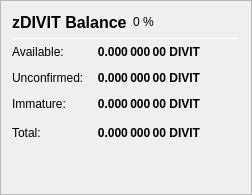
                   <widget class="QFrame" name="frame_ZerocoinBalances">
                    <property name="frameShape">
                     <enum>QFrame::StyledPanel</enum>
                    </property>
                    <property name="frameShadow">
                     <enum>QFrame::Raised</enum>
                    </property>
                    <layout class="QVBoxLayout" name="verticalLayout_7">
                     <item>
                      <layout class="QHBoxLayout" name="horizontalLayout_8" stretch="0">
                       <item>
                        <widget class="QLabel" name="label_5z_3">
                         <property name="minimumSize">
                          <size>
                           <width>0</width>
                           <height>20</height>
                          </size>
                         </property>
                         <property name="font">
                          <font>
                           <pointsize>12</pointsize>
                           <weight>75</weight>
                           <bold>true</bold>
                          </font>
                         </property>
                         <property name="text">
                          <string>zDIVIT Balance</string>
                         </property>
                        </widget>
                       </item>
                       <item>
                        <widget class="QLabel" name="labelzDIVITPercent">
                         <property name="text">
                          <string notr="true">0 %</string>
                         </property>
                        </widget>
                       </item>
                       <item>
                        <spacer name="horizontalSpacer_11">
                         <property name="orientation">
                          <enum>Qt::Horizontal</enum>
                         </property>
                         <property name="sizeHint" stdset="0">
                          <size>
                           <width>40</width>
                           <height>20</height>
                          </size>
                         </property>
                        </spacer>
                       </item>
                      </layout>
                     </item>
                     <item>
                      <widget class="Line" name="line_ZerocoinBalance">
                       <property name="minimumSize">
                        <size>
                         <width>0</width>
                         <height>1</height>
                        </size>
                       </property>
                       <property name="maximumSize">
                        <size>
                         <width>16777215</width>
                         <height>1</height>
                        </size>
                       </property>
                       <property name="orientation">
                        <enum>Qt::Horizontal</enum>
                       </property>
                      </widget>
                     </item>
                     <item>
                      <layout class="QGridLayout" name="gridLayout_5">
                       <property name="spacing">
                        <number>12</number>
                       </property>
                       <item row="1" column="0">
                        <widget class="QLabel" name="labelzBalanceMatureText">
                         <property name="toolTip">
                          <string>Mature: more than 20 confirmation and more than 3 mints of the same denomination after it was minted.
These zDIVIT are spendable.</string>
                         </property>
                         <property name="text">
                          <string>Available:</string>
                         </property>
                        </widget>
                       </item>
                       <item row="1" column="1">
                        <widget class="QLabel" name="labelzBalanceMature">
                         <property name="font">
                          <font>
                           <weight>75</weight>
                           <bold>true</bold>
                          </font>
                         </property>
                         <property name="toolTip">
                          <string>Mature: more than 20 confirmation and more than 3 mints of the same denomination after it was minted.
These zDIVIT are spendable.</string>
                         </property>
                         <property name="text">
                          <string notr="true">0.000 000 00 DIVIT</string>
                         </property>
                         <property name="alignment">
                          <set>Qt::AlignRight|Qt::AlignTrailing|Qt::AlignVCenter</set>
                         </property>
                        </widget>
                       </item>
                       <item row="2" column="0">
                        <widget class="QLabel" name="labelzBalanceUnconfirmedText">
                         <property name="toolTip">
                          <string>Unconfirmed: less than 20 confirmations
Immature: confirmed, but less than 3 mints of the same denomination after it was minted</string>
                         </property>
                         <property name="text">
                          <string>Unconfirmed:</string>
                         </property>
                        </widget>
                       </item>
                       <item row="2" column="1">
                        <widget class="QLabel" name="labelzBalanceUnconfirmed">
                         <property name="font">
                          <font>
                           <weight>75</weight>
                           <bold>true</bold>
                          </font>
                         </property>
                         <property name="toolTip">
                          <string>Unconfirmed: less than 20 confirmations
Immature: confirmed, but less than 3 mints of the same denomination after it was minted</string>
                         </property>
                         <property name="text">
                          <string notr="true">0.000 000 00 DIVIT</string>
                         </property>
                         <property name="alignment">
                          <set>Qt::AlignRight|Qt::AlignTrailing|Qt::AlignVCenter</set>
                         </property>
                        </widget>
                       </item>
                       <item row="3" column="0">
                        <widget class="QLabel" name="labelzBalanceImmatureText">
                         <property name="toolTip">
                          <string>Unconfirmed: less than 20 confirmations
Immature: confirmed, but less than 3 mints of the same denomination after it was minted</string>
                         </property>
                         <property name="text">
                          <string>Immature:</string>
                         </property>
                        </widget>
                       </item>
                       <item row="3" column="1">
                        <widget class="QLabel" name="labelzBalanceImmature">
                         <property name="font">
                          <font>
                           <weight>75</weight>
                           <bold>true</bold>
                          </font>
                         </property>
                         <property name="toolTip">
                          <string>Unconfirmed: less than 20 confirmations
Immature: confirmed, but less than 3 mints of the same denomination after it was minted</string>
                         </property>
                         <property name="text">
                          <string notr="true">0.000 000 00 DIVIT</string>
                         </property>
                         <property name="alignment">
                          <set>Qt::AlignRight|Qt::AlignTrailing|Qt::AlignVCenter</set>
                         </property>
                        </widget>
                       </item>
                       <item row="4" column="0">
                        <widget class="QLabel" name="labelzBalanceText">
                         <property name="toolTip">
                          <string>Your current zDIVIT balance, unconfirmed and immature zDIVIT included.</string>
                         </property>
                         <property name="text">
                          <string>Total:</string>
                         </property>
                        </widget>
                       </item>
                       <item row="4" column="1">
                        <widget class="QLabel" name="labelzBalance">
                         <property name="font">
                          <font>
                           <weight>75</weight>
                           <bold>true</bold>
                          </font>
                         </property>
                         <property name="cursor">
                          <cursorShape>IBeamCursor</cursorShape>
                         </property>
                         <property name="toolTip">
                          <string>Your current zDIVIT balance, unconfirmed and immature zDIVIT included.</string>
                         </property>
                         <property name="text">
                          <string notr="true">0.000 000 00 DIVIT</string>
                         </property>
                         <property name="alignment">
                          <set>Qt::AlignRight|Qt::AlignTrailing|Qt::AlignVCenter</set>
                         </property>
                         <property name="textInteractionFlags">
                          <set>Qt::LinksAccessibleByMouse|Qt::TextSelectableByKeyboard|Qt::TextSelectableByMouse</set>
                         </property>
                        </widget>
                       </item>
                       <item row="4" column="2">
                        <spacer name="horizontalSpacer_4">
                         <property name="orientation">
                          <enum>Qt::Horizontal</enum>
                         </property>
                         <property name="sizeHint" stdset="0">
                          <size>
                           <width>40</width>
                           <height>20</height>
                          </size>
                         </property>
                        </spacer>
                       </item>
                      </layout>
                     </item>
                     <item>
                      <spacer name="verticalSpacer_4">
                       <property name="orientation">
                        <enum>Qt::Vertical</enum>
                       </property>
                       <property name="sizeHint" stdset="0">
                        <size>
                         <width>20</width>
                         <height>40</height>
                        </size>
                       </property>
                      </spacer>
                     </item>
                    </layout>
                   </widget>
